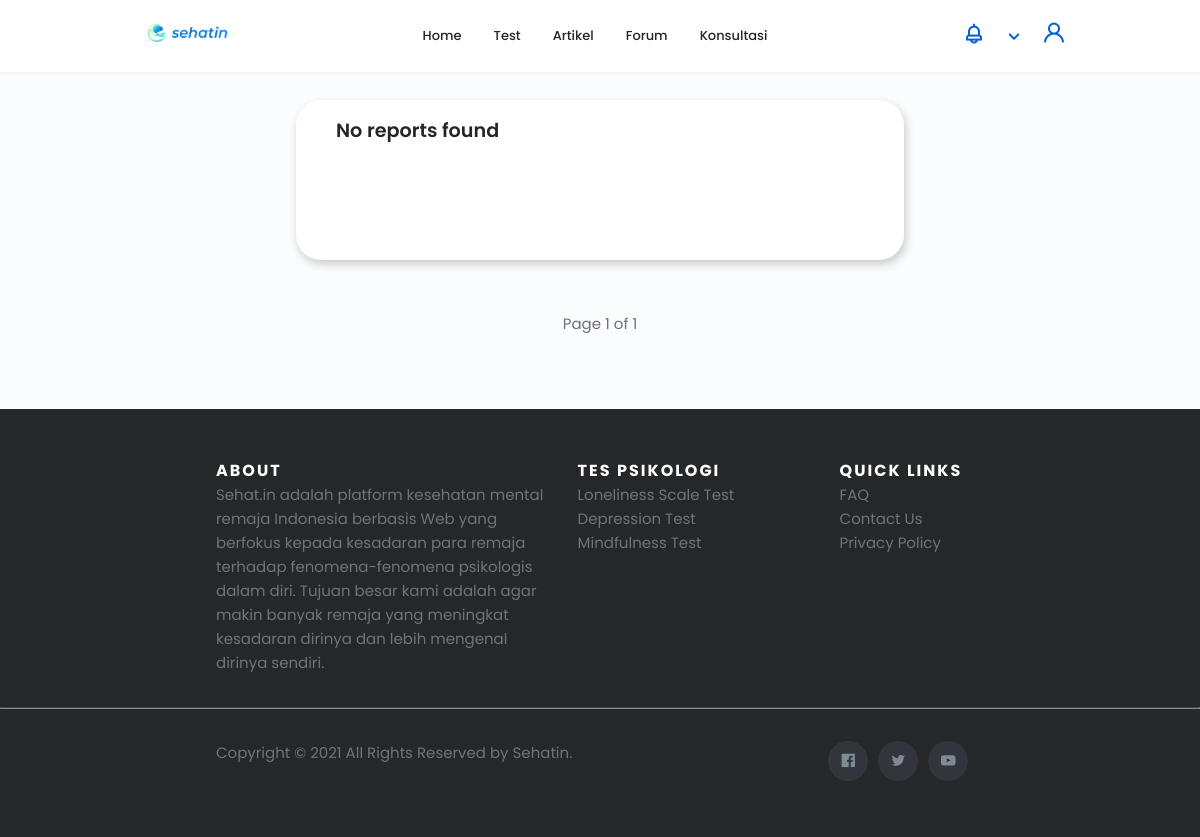
/report (signed in), run on an earlier commit of the app's database.
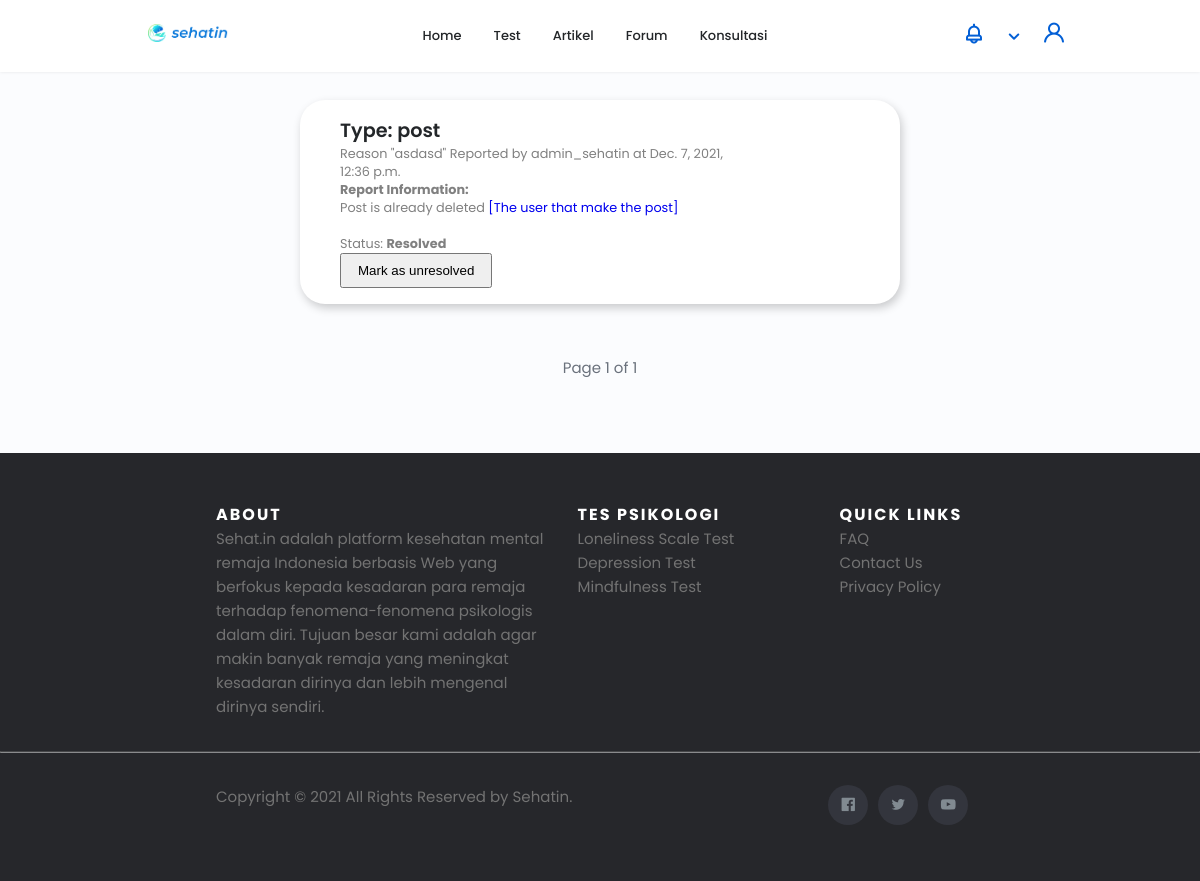
And on a later commit of the database.
### sehat_in_webproject/models.py (models this page shows)
class Report(models.Model):
    user = models.ForeignKey(User, on_delete=models.SET_NULL, null=True, related_name='reporter') # The one that reports
    reportedUser = models.ForeignKey(User, on_delete=models.SET_NULL, null=True, related_name='reported') # If reporting a user
    post = models.ForeignKey(Forum, on_delete=models.SET_NULL, null=True) # If reporting a post
    comment = models.ForeignKey(Comment, on_delete=models.SET_NULL, null=True) # If reporting a comment
    reason = models.CharField(max_length=200)
    reportType = models.CharField(max_length=50)
    isResolved = models.BooleanField(default=False)
    created_at = models.DateTimeField(auto_now_add=True)

### sehat_in_webproject/views.py (the view)
# urls.py: path('report', views.report, name='report'),
def report(request):
    if request.user.is_superuser:
        paginator = Paginator(Report.objects.all().order_by('-created_at'), 25)
        page = request.GET.get('page')
        reports = paginator.get_page(page)
        notifications = Notification.objects.filter(user=request.user).order_by('-created_at')
        return render(request, 'report.html', {'reportsPaged': reports, 'notifications': notifications})
    else:
        raise PermissionDenied()

### templates/report.html (shortened to what this page needs)
<!DOCTYPE html>
<html lang="en">
{% load static %}
<head>
    <link rel="stylesheet" href="{% static 'css/swiper-bundle.min.css' %}">
    <link rel="stylesheet" href="https://unicons.iconscout.com/release/v4.0.0/css/line.css">
    <link rel="stylesheet" href="{% static 'css/styles.css' %}">
    <link rel="stylesheet" href="{% static 'css/header.css' %}">
    <link rel="stylesheet" href="{% static 'css/footer.css' %}">
    <link rel="stylesheet" href="{% static 'css/forum.css' %}">
</head>
<body>
    {% include 'templates/header.html' %}
    <main class="container" style="margin-top: 100px;">
        <div class="container__forum" style="min-width: 600px;">
            {% if reportsPaged %}
                {% for report in reportsPaged %}
                {% if report.isResolved %}
                    <div class="container__card" id="report-{{ report.id }}" style="background-color: white; padding-right: 0px; width: auto; height: auto;">
                {% else %}
                    <div class="container__card" id="report-{{ report.id }}" style="background-color: #d7d7d7; padding-right: 0px; width: auto; height: auto;">
                {% endif %}
                        <div class="forum__about" style="width: auto;">
                            <h1>Type: {{ report.reportType }}</h1>
                            <p style="width: auto; max-width: 100%; color: gray;" id="report-text-{{ report.id }}">
                                Reason "{{ report.reason }}" Reported by {{ report.user }} at {{ report.created_at }}<br>
                                <b>Report Information:</b> <br>
                                {% if report.reportType == 'post' %}
                                    {% if report.post %}
                                        Post ID: {{ report.post.id }}<br>
                                        Post Title: {{ report.post.title }}<br>
                                        <a href="/forum/{{ report.post.id }}">[Link to the reported forum post]</a>
                                    {% else %}
                                        Post is already deleted
                                    {% endif %}
                                    {% if report.user %}
                                        <a href="/profile/{{ report.user.username }}">[The user that make the post]</a>
                                    {% else %}
                                        User is already deleted
                                    {% endif %}
                                {% elif report.reportType == 'user' %}
                                    {% if report.user %}
                                        <a href="/profile/{{ report.user.username }}">[{{ report.user.username }}'s profile]</a>
                                    {% else %}
                                        User is already deleted
                                    {% endif %}
                                {% endif %}
                                <br><br>
                                Status: <span id="status-{{ report.id }}"><b>{% if report.isResolved %}Resolved{% else %}Not Resolved{% endif %}</b></span></br>
                            </p>
                            <button id="resolvebtn-{{ report.id }}" onclick="statusChange('{{ report.id }}', '{{ csrf_token }}')">
                                {% if report.isResolved %}Mark as unresolved{% else %}Mark as resolved{% endif %}
                            </button>
                        </div>
                    </div>
                {% endfor %}
            {% else %}
            <div class="container__card">
                <div class="forum__about">
                    <h1>No reports found</h1>
                </div>
            </div>
            {% endif %}
        </div>
    </main>
    <div class="page-num" style="margin-bottom: 10px;">
        Page {{ reportsPaged.number }} of {{ reportsPaged.paginator.num_pages }}<br>
    </div>
    {% include 'templates/footer.html' %}
</body>
</html>

### templates/header.html (shortened to what this page needs)
    {% load static %}
    {% load remove_unused %}
    <header class="header" id="header">
        <nav class="nav container scroll-header">
            <a href="/" class="nav__logo">
                <img src="{% static 'img/logo sehatin.png' %}" alt="logo">
            </a>
            <div class="nav__menu" id="nav-menu">
                <ul class="nav__list grid">
                    <li class="nav__item">
                        <a href="/" id="home" class="nav__link">
                             Home
                        </a>
                    </li>
                    <li class="nav__item">
                        <a href="/tests" id="test" class="nav__link">
                             Test
                        </a>
                    </li>
                    <li class="nav__item">
                        <a href="/artikel" id="artikel" class="nav__link">
                             Artikel
                        </a>
                    </li>
                    <li class="nav__item">
                        <a href="/forum" id="forum" class="nav__link " >
                             Forum
                        </a>
                    </li>
                    <li class="nav__item">
                        <a href="/konsultasi" id="konsultasi" class="nav__link">
                             Konsultasi
                        </a>
                    </li>
                </ul>
            </div>
            <div class="nav__btns">
                {% if user.is_authenticated %}
                    <ul class="account">
                        <li>
                            <i style="padding-bottom: 5px;" class="uil uil-bell dropdown account__icon" onclick="">
                            </i>
                        </li>
                        <li>
                            <i class="uil uil-angle-down dropdown account__icon">
                            </i>
                        </li>
                        <li>
                            <div class="avatar">
                                <i class="uil uil-user account__icon"></i>
                            </div>
                        </li>
                    </ul>
                {% endif %}
            </div>
        </nav>
    </header>

### templates/footer.html
    <footer class="site-footer">
        <div class="container">
            <div class="row">
                <div class="footer__about">
                    <h6>About</h6>
                    <p class="text-justify">Sehat.in adalah platform kesehatan mental remaja Indonesia berbasis Web yang berfokus kepada kesadaran para remaja terhadap fenomena-fenomena psikologis dalam diri. Tujuan besar kami adalah agar makin banyak remaja yang meningkat kesadaran dirinya dan lebih mengenal dirinya sendiri.</p>
                </div>
                <div class="footer__categories">
                    <h6>Tes Psikologi</h6>
                    <ul class="footer-links">
                        <li><a href="/tests/health/loneliness">Loneliness Scale Test</a></li>
                        <li><a href="/tests/health/depression">Depression Test</a></li>
                        <li><a href="/tests/health/mindfulness">Mindfulness Test</a></li>
                    </ul>
                </div>
                <div class="footer__links">
                    <h6>Quick Links</h6>
                    <ul class="footer-links">
                        <li><a href="/faq" target = '_blank'>FAQ</a></li>
                        <li><a href="mailto:contact.sehatin@gmail.com">Contact Us</a></li>
                        <li><a href="/privacy-policy" target = '_blank'>Privacy Policy</a></li>
                    </ul>
                </div>
            </div>
        </div>
        <hr>
        <div class="container copyright">
            <div class="row">
                <div>
                    <p class="copyright-text">Copyright &copy; 2021 All Rights Reserved by
                    <a href="/">Sehatin</a>.<br>
                    </p>
                </div>
                <div>
                    <ul class="social-icons" style="padding-left: 250px;">
                        <li><a class="facebook" href="https://www.facebook.com/fbsehatin" target='_blank'><i class="uil uil-facebook"></i></a></li>
                        <li><a class="twitter" href="https://twitter.com/twsehatin" target='_blank'><i class="uil uil-twitter"></i></a></li>
                        <li><a class="dribbble" href="https://www.youtube.com/channel/UCJthxoW77DVAK98HXArvhQA" target='_blank'><i class="uil uil-youtube"></i></a></li>
                    </ul>
                </div>
            </div>
        </div>
    </footer>

### static/css/styles.css (style rules this page uses)
:root { --header-height: 3rem; --hue-color: 215; --first-color: hsl(var(--hue-color), 69%, 61%); --first-color-second: hsl(var(--hue-color), 69%, 61%); --first-color-alt: hsl(var(--hue-color), 57%, 53%); --first-color-lighter: hsl(var(--hue-color), 92%, 85%); --title-color: hsl(var(--hue-color), 8%, 15%); --text-color: hsl(var(--hue-color), 8%, 45%); --text-color-light: hsl(var(--hue-color), 8%, 65%); --input-color: hsl(var(--hue-color), 70%, 96%); --body-color: hsl(var(--hue-color), 60%, 99%); --container-color: #FFF; --scroll-bar-color: hsl(var(--hue-color), 12%, 90%); --scroll-thumb-color: hsl(var(--hue-color), 12%, 80%); --body-font: 'Poppins', sans-serif; --big-font-size: 2rem; --h1-font-size: 1.5rem; --h2-font-size: 1.25rem; --h3-font-size: 1.125rem; --normal-font-size: .938rem; --small-font-size: .813rem; --smaller-font-size: .75rem; --font-medium: 500; --font-semi-bold: 600; --mb-0-25: .25rem; --mb-0-5: .5rem; --mb-0-75: .75rem; --mb-1: 1rem; --mb-1-5: 1.5rem; --mb-2: 2rem; --mb-2-5: 2.5rem; --mb-3: 3rem; --z-tooltip: 10; --z-fixed: 100; --z-modal: 1000; }
@media screen and (min-width: 968px) { :root { --big-font-size: 3rem; --h1-font-size: 2.25rem; --h2-font-size: 1.5rem; --h3-font-size: 1.25rem; --normal-font-size: 1rem; --small-font-size: .875rem; --smaller-font-size: 813rem; } }
.nav__btns { display: flex; align-items: center; }
* { box-sizing: border-box; padding: 0; margin: 0; }
html { scroll-behavior: smooth; }
body { margin: 0 0 var(--header-height) 0; font-family: var(--body-font); font-size: var(--normal-font-size); background-color: var(--body-color); color: var(--text-color); display: flex; flex-direction: column; min-height: 100vh; }
main { flex: 1 0 auto; }
h1, h2, h3, h4 { color: var(--title-color); font-weight: var(--font-semi-bold); }
ul { list-style: none; }
a { text-decoration: none; }
img { max-width: 100%; height: auto; }
.page-num { text-align: center; padding-top: 20px; }
.container { max-width: 768px; margin-left: var(--mb-1-5); margin-right: var(--mb-1-5); }
.grid { display: grid; gap: 1.5rem; }
.header { width: 100%; position: fixed; bottom: 0; left: 0; z-index: var(--z-fixed); background-color: #fff; box-shadow: 0 -1px 4px 0 rgba(0,0,0, .15); }
@media screen and (min-width:768px) { .container { margin-left: auto; margin-right: auto; } }
@media screen and (min-width:768px) { body { margin: 0; } }
@media screen and (min-width:768px) { .header, .main, .footer__container { padding: 0 1rem; } }

### static/css/footer.css (style rules this page uses)
footer { margin-top: 4rem; }
.row { display: flex; margin-bottom: 2rem; }
.footer__about { width: 45%; margin-right: 1rem; }
.footer__categories { margin-right: 2rem; min-width: 230px; }
.copyright { margin-top: 2rem; }
.site-footer { background-color:#26272b; padding:45px 0 20px; font-size:15px; line-height:24px; color:#737373; }
.site-footer hr { border-top-color:#bbb; opacity:0.5 }
.site-footer h6 { color:#fff; font-size:16px; text-transform:uppercase; margin-top:5px; letter-spacing:2px }
.site-footer a { color:#737373; }
.footer-links { padding-left:0; list-style:none }
.footer-links li { display:block }
.footer-links a { color:#737373 }
.site-footer .social-icons { text-align:right }
.site-footer .social-icons a { width:40px; height:40px; line-height:40px; margin-left:6px; margin-right:0; border-radius:100%; background-color:#33353d }
.copyright-text { margin:0 }
.social-icons { padding-left:0; margin-bottom:0; list-style:none }
.social-icons li { display:inline-block; margin-bottom:4px }
.social-icons a { background-color:#eceeef; color:#818a91; font-size:16px; display:inline-block; line-height:44px; width:44px; height:44px; text-align:center; margin-right:8px; border-radius:100%; -webkit-transition:all .2s linear; -o-transition:all .2s linear; transition:all .2s linear }

### static/css/forum.css (style rules this page uses)
.container { display: flex; }
main { margin-top: 2rem; }
.container__forum { display: flex; flex-direction:column; }
.container__card { display: flex; background: #FFFFFF; box-shadow: 2px 4px 10px rgba(0, 0, 0, 0.2); border-radius: 25px; padding: 1rem 2.5rem; width: 38rem; height: 10rem; margin-bottom: 2rem; }
.forum__about { min-width: 24rem; max-width: 24rem; }
.forum__about h1 { font-size: 1.2rem; overflow: hidden; }
.forum__about p { font-size: 0.8rem; min-width: 24rem; word-wrap: break-word; }
button { padding: .5rem 1rem; cursor: pointer; }

What changed in the data, as far as the page shows it:
added Report: reportType "post", {{ report.id }} 1 (drawn), reason "asdasd", user "admin_sehatin", created_at "Dec. 7, 2021, 12:36 p.m.", shows "Post is already deleted", isResolved "Resolved"
Also different on the page:
text no longer shown: "No reports found"
